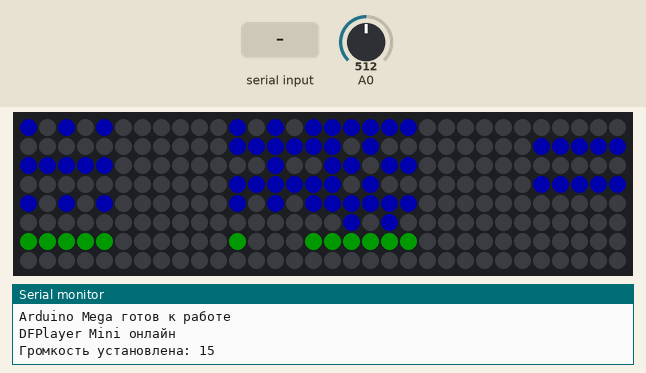
A sketch run on a simulated Arduino Mega 2560, built with avr-gcc and run on an emulated ATmega2560. On the bench: 32×8 RGB LED matrix (first LED top left, wired row by row), the last lines printed to the serial monitor. The inputs (shaded band) are chosen by the test bench; at power-on: A0 = 512. Dim RGB values are drawn brighter than linear; the audio player accepts every command and is not drawn.

Above: at 1.7 s.
1.8 s: "BRIGHTNESS:\n" received over Serial
At 2.5 s:
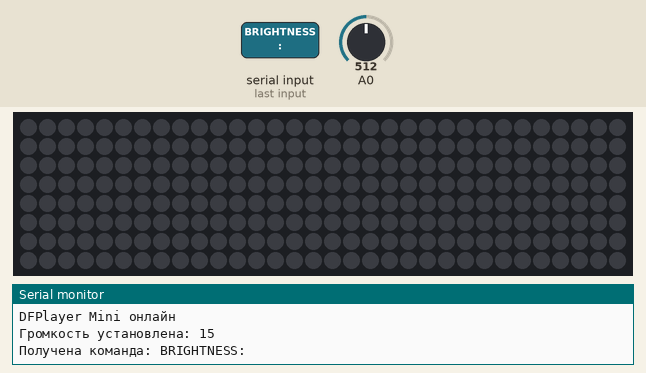
3.3 s: "BRIGHTNESS:90\n" received over Serial
At 3.7 s:
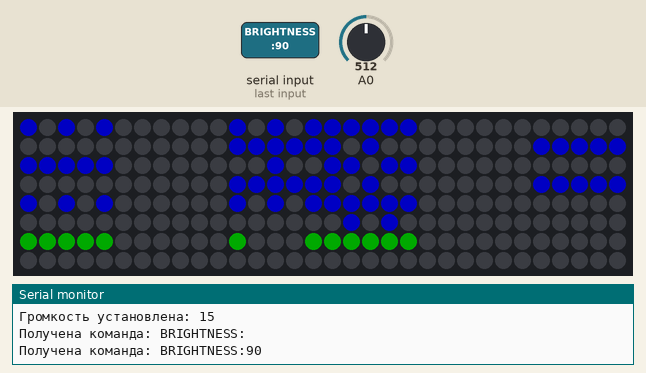
4.8 s: "TRACK:90\n" received over Serial
At 5.1 s:
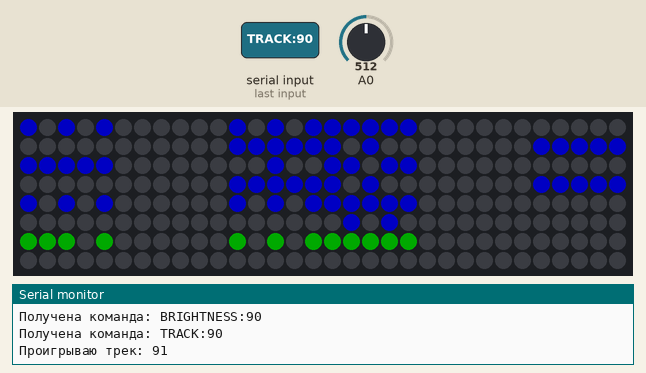
Timing chart, 0 to 7.8 s (numbered marks = the images above; inputs shaded):
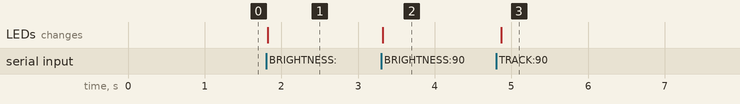

Measured:
- after the input at 1.8 s, the LEDs: change at once (image 1)
- after the input at 3.3 s, the LEDs: change at once (image 2)
- after the input at 4.8 s, the LEDs: change after 0.07 s (image 3)

The sketch:

Arduino.ino
```cpp
#include <FastLED.h>
#include "DFRobotDFPlayerMini.h"

// Конфигурация матрицы
#define WIDTH 32
#define HEIGHT 8
#define NUM_LEDS WIDTH * HEIGHT
#define DATA_PIN 5

CRGB leds[NUM_LEDS];
int currentBrightness = 50;
int ordersCount = 0;

// DFPlayer
DFRobotDFPlayerMini myDFPlayer;
int currentVolume = -1;

// Массив для отображения цифр (5x3)
const bool digitPatterns[10][5][3] = {
  { // 0
    {1, 1, 1},
    {1, 0, 1},
    {1, 0, 1},
    {1, 0, 1},
    {1, 1, 1}
  },
  { // 1
    {0, 1, 0},
    {1, 1, 0},
    {0, 1, 0},
    {0, 1, 0},
    {1, 1, 1}
  },
  { // 2
    {1, 1, 1},
    {0, 0, 1},
    {1, 1, 1},
    {1, 0, 0},
    {1, 1, 1}
  },
  { // 3
    {1, 1, 1},
    {0, 0, 1},
    {1, 1, 1},
    {0, 0, 1},
    {1, 1, 1}
  },
  { // 4
    {1, 0, 1},
    {1, 0, 1},
    {1, 1, 1},
    {0, 0, 1},
    {0, 0, 1}
  },
  { // 5
    {1, 1, 1},
    {1, 0, 0},
    {1, 1, 1},
    {0, 0, 1},
    {1, 1, 1}
  },
  { // 6
    {1, 1, 1},
    {1, 0, 0},
    {1, 1, 1},
    {1, 0, 1},
    {1, 1, 1}
  },
  { // 7
    {1, 1, 1},
    {0, 0, 1},
    {0, 0, 1},
    {0, 0, 1},
    {0, 0, 1}
  },
  { // 8
    {1, 1, 1},
    {1, 0, 1},
    {1, 1, 1},
    {1, 0, 1},
    {1, 1, 1}
  },
  { // 9
    {1, 1, 1},
    {1, 0, 1},
    {1, 1, 1},
    {0, 0, 1},
    {1, 1, 1}
  }
};

// Массив для отображения букв (5x3)
const bool textPatterns[8][5][3] = {
  { // З
    {1, 1, 1},
    {0, 0, 1},
    {1, 1, 1},
    {0, 0, 1},
    {1, 1, 1}
  },
  { // А
    {1, 1, 1},
    {1, 0, 1},
    {1, 1, 1},
    {1, 0, 1},
    {1, 0, 1}
  },
  { // К
    {1, 0, 1},
    {1, 0, 1},
    {1, 1, 0},
    {1, 0, 1},
    {1, 0, 1}
  },
  { // А
    {1, 1, 1},
    {1, 0, 1},
    {1, 1, 1},
    {1, 0, 1},
    {1, 0, 1}
  },
  { // З
    {1, 1, 1},
    {0, 0, 1},
    {1, 1, 1},
    {0, 0, 1},
    {1, 1, 1}
  },
  { // :
    {0, 0, 0},
    {0, 1, 0},
    {0, 0, 0},
    {0, 1, 0},
    {0, 0, 0}
  }
};

void printDetail(uint8_t type, int value);

void setup() {
  Serial.begin(9600);
  FastLED.addLeds<NEOPIXEL, DATA_PIN>(leds, NUM_LEDS);
  FastLED.setBrightness(currentBrightness);
  displayOrderCount(0); // Показываем "Заказов: 0" при старте
  FastLED.show();

  Serial.println("Arduino Mega готов к работе");

  // Инициализация DFPlayer
  Serial1.begin(9600);
  if (!myDFPlayer.begin(Serial1, true, true)) {
    Serial.println(F("Ошибка запуска DFPlayer"));
    while (true) delay(1);
  }

  Serial.println(F("DFPlayer Mini онлайн"));
  myDFPlayer.volume(15);
}

void loop() {
  while (Serial.available()) {
    String command = Serial.readStringUntil('\n');
    command.trim();

    if (command.length() > 0) {
      Serial.print("Получена команда: ");
      Serial.println(command);

      if (command.startsWith("BRIGHTNESS:")) {
        currentBrightness = command.substring(11).toInt();
        FastLED.setBrightness(currentBrightness);
        FastLED.show();
      }
      else if (command.startsWith("TRACK:")) {
        int trackNumber = command.substring(6).toInt() + 1;
        if (trackNumber >= 1 && trackNumber <= 999) {
          Serial.print("Проигрываю трек: ");
          Serial.println(trackNumber);
          myDFPlayer.play(trackNumber);

          ordersCount = trackNumber - 1;
          if (ordersCount < 0) ordersCount = 0;
          if (ordersCount > 9) ordersCount = 9;

          displayOrderCount(ordersCount);
        }
      }
    }
  }

  if (myDFPlayer.available()) {
    printDetail(myDFPlayer.readType(), myDFPlayer.read());
  }

  int analogValue = analogRead(A0);
  int volume = map(analogValue, 0, 1023, 0, 30);

  if (volume != currentVolume) {
    currentVolume = volume;
    myDFPlayer.volume(volume);
    Serial.print("Громкость установлена: ");
    Serial.println(volume);
  }

  delay(10);
}

// Функция для отображения текста "Заказов:" и числа
void displayOrderCount(int number) {
  if (number < 0 || number > 9) return;

  FastLED.clear();

  // Отображаем "Заказов:" (первые 8 символов)
  for (int charIndex = 0; charIndex < 8; charIndex++) {
    int startX = charIndex * 4;
    for (int y = 0; y < 5; y++) {
      for (int x = 0; x < 3; x++) {
        if (textPatterns[charIndex][y][x]) {
          int ledIndex = getIndex(startX + x, y);
          if (ledIndex >= 0 && ledIndex < NUM_LEDS) {
            leds[ledIndex] = CRGB::Blue; // Синий цвет текста
          }
        }
      }
    }
  }

  // Отображаем число (смещаем на 8*4=32 пикселя, но у нас WIDTH=32)
  // Поэтому будем отображать число правее текста с небольшим отступом
  int numberStartX = 24; // Начинаем с 24-го пикселя (8 букв * 3 пикселя + пробелы)
  for (int y = 0; y < 5; y++) {
    for (int x = 0; x < 3; x++) {
      if (digitPatterns[number][y][x]) {
        int ledIndex = getIndex(numberStartX + x, y);
        if (ledIndex >= 0 && ledIndex < NUM_LEDS) {
          leds[ledIndex] = CRGB::Green; // Зеленый цвет цифры
        }
      }
    }
  }

  FastLED.show();
}

int getIndex(int x, int y) {
  return (x % 2 == 0) ? (x * HEIGHT + y) : (x * HEIGHT + (HEIGHT - 1 - y));
}

void printDetail(uint8_t type, int value) {
  switch (type) {
    case TimeOut:
      Serial.println(F("Time Out!"));
      break;
    case WrongStack:
      Serial.println(F("Stack Wrong!"));
      break;
    case DFPlayerCardInserted:
      Serial.println(F("Card Inserted!"));
      break;
    case DFPlayerCardRemoved:
      Serial.println(F("Card Removed!"));
      break;
    case DFPlayerCardOnline:
      Serial.println(F("Card Online!"));
      break;
    case DFPlayerUSBInserted:
      Serial.println("USB Inserted!");
      break;
    case DFPlayerUSBRemoved:
      Serial.println("USB Removed!");
      break;
    case DFPlayerPlayFinished:
      Serial.print(F("Number:"));
      Serial.print(value);
      Serial.println(F(" Play Finished!"));
      break;
    case DFPlayerError:
      Serial.print(F("DFPlayerError:"));
      switch (value) {
        case Busy:
          Serial.println(F("Card not found"));
          break;
        case Sleeping:
          Serial.println(F("Sleeping"));
          break;
        case SerialWrongStack:
          Serial.println(F("Get Wrong Stack"));
          break;
        case CheckSumNotMatch:
          Serial.println(F("Check Sum Not Match"));
          break;
        case FileIndexOut:
          Serial.println(F("File Index Out of Bound"));
          break;
        case FileMismatch:
          Serial.println(F("Cannot Find File"));
          break;
        case Advertise:
          Serial.println(F("In Advertise"));
          break;
        default:
          break;
      }
      break;
    default:
      break;
  }
}
```
